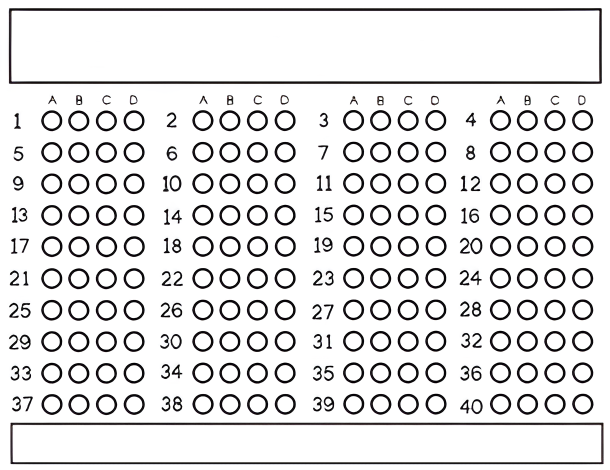
#> input picture form.png, 1220 x 940 px (shown at 1/2 size)
$ python scan.py --image form.png
#> lines starting #> are read from the running program, lines starting #| are printed output that depends on the picture; after the words box and inside, x2 and y2 are one past the last pixel; in counts of white or black regions, pixels touching at a corner belong together
### transform.py
# Import the necessary packages
import cv2
import numpy as np

def order_points(pts):
	# Initialize a list of coordinates that will be ordered
	# such that the first entry in the list is the top-left,
	# the second entry is the top-right, the third is the
	# bottom-right, and the fourth is the bottom-left

    # Create a placeholder rectangle matrix 4x2
	rect = np.zeros((4, 2), dtype = "float32")

	# The top-left point will have the smallest sum, whereas
	# the bottom-right point will have the largest sum

	s = pts.sum(axis = 1)
	rect[0] = pts[np.argmin(s)]
	rect[2] = pts[np.argmax(s)]

	# Now, compute the difference between the points (y - x),
	# the top-right point will have the smallest difference,
	# whereas the bottom-left will have the largest difference
	diff = np.diff(pts, axis = 1)
	rect[1] = pts[np.argmin(diff)]
	rect[3] = pts[np.argmax(diff)]

	# Return the ordered coordinates
	return rect

def four_point_transform(image, pts):
	# Obtain a consistent order of the points and unpack them
	# individually

	rect = order_points(pts)
	(tl, tr, br, bl) = rect

	# Compute the width of the new image, which will be the
	# maximum distance between bottom-right and bottom-left
	# x-coordiates or the top-right and top-left x-coordinates
	widthA = np.sqrt(((br[0] - bl[0]) ** 2) + ((br[1] - bl[1]) ** 2))
	widthB = np.sqrt(((tr[0] - tl[0]) ** 2) + ((tr[1] - tl[1]) ** 2))
	maxWidth = max(int(widthA), int(widthB))

	# Compute the height of the new image, which will be the
	# maximum distance between the top-right and bottom-right
	# y-coordinates or the top-left and bottom-left y-coordinates
	heightA = np.sqrt(((tr[0] - br[0]) ** 2) + ((tr[1] - br[1]) ** 2))
	heightB = np.sqrt(((tl[0] - bl[0]) ** 2) + ((tl[1] - bl[1]) ** 2))
	maxHeight = max(int(heightA), int(heightB))

	# Now that we have the dimensions of the new image, construct
	# the set of destination points to obtain a "birds eye view",
	# (i.e. top-down view) of the image, again specifying points
	# in the top-left, top-right, bottom-right, and bottom-left
	# order
    # Minus 1 for the first pixel
	dst = np.array([
		[0, 0],
		[maxWidth - 1, 0],
		[maxWidth - 1, maxHeight - 1],
		[0, maxHeight - 1]], dtype = "float32")

	# Compute the perspective transform matrix and then apply it
	M = cv2.getPerspectiveTransform(rect, dst)
	warped = cv2.warpPerspective(image, M, (maxWidth, maxHeight))

	# Return the warped image
	return warped

### scan.py
# Import the necessary packages
import os
import cv2
import imutils
import argparse
import numpy as np
from transform import four_point_transform
from skimage.filters import threshold_local

# Construct the argument parser and parse the arguments
ap = argparse.ArgumentParser()
ap.add_argument("-i", "--image", required = True, help = "Path to the image to be scanned")
args = vars(ap.parse_args())

# Load the image and compute the ratio of the old height
# to the new height, clone it, and resize it
image = cv2.imread(args["image"])
#> image is the input picture: shape (940, 1220, 3); mean B, G, R 227.5, 227.1, 227.5
# Use this in case the pincture is not rotated
# image = imutils.rotate_bound(image, -90)

# Convert the image to grayscale, blur it, and find edges
# in the image
gray = cv2.cvtColor(image, cv2.COLOR_BGR2GRAY)
gray = cv2.GaussianBlur(gray, (3, 3), 0)
edged = cv2.Canny(gray, 75, 220)
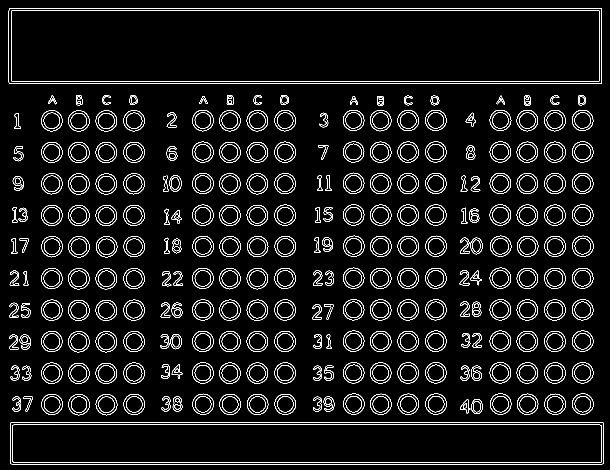
#> edged: shape (940, 1220) (shown at 1/2 size); 5.7% white in thin lines or dots
cv2.imshow("Canny Edges Detection", imutils.resize(edged, height = 650))
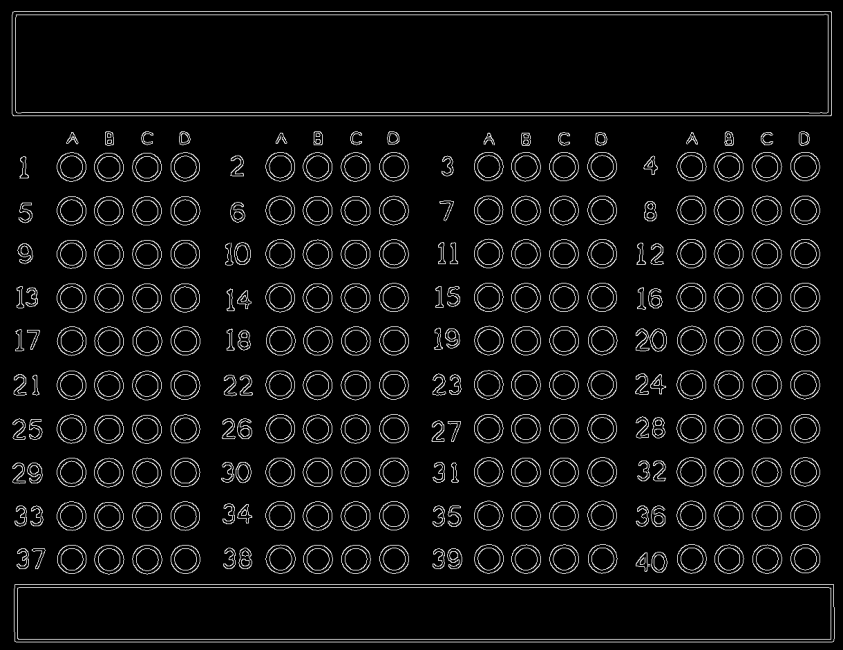
#> window 'Canny Edges Detection': shape (650, 843); min 0, max 233, mean 14.4
cv2.waitKey(0)

# Apply dilation to image so that the Contour can be detected easier
kernel = np.ones((3,3), np.uint8)
edged = cv2.dilate(edged, kernel)
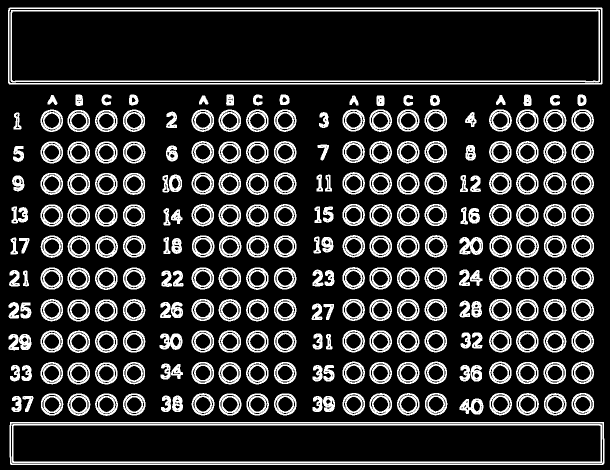
#> edged: shape (940, 1220) (shown at 1/2 size); 17.6% white; 246 white regions
cv2.imshow("After Dilation", imutils.resize(edged, height = 650))
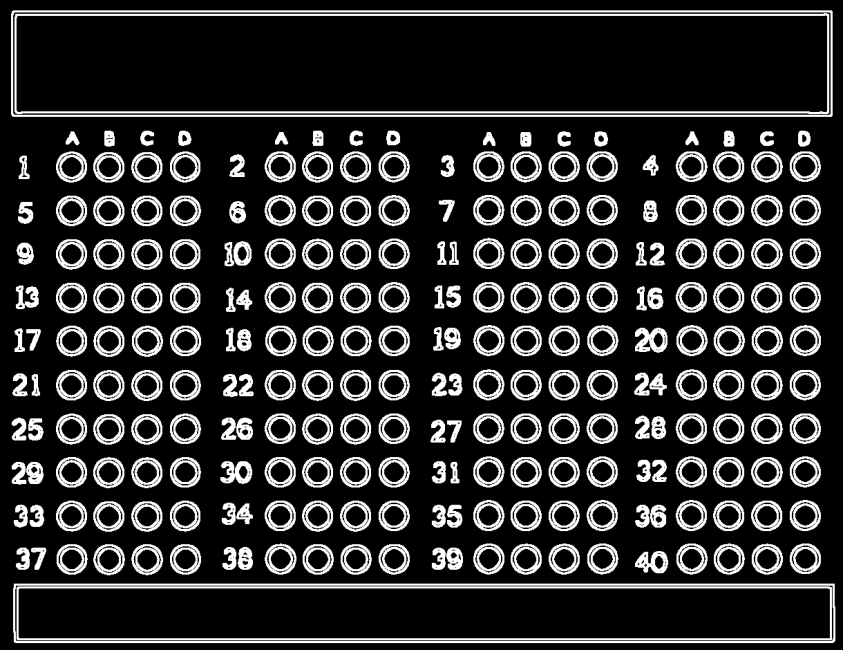
#> window 'After Dilation': shape (650, 843); min 0, max 255, mean 45
cv2.waitKey(0)

# Find the contours in the edged image, keeping only 3
# largest ones, and initialize the screen contour
cnts = cv2.findContours(edged.copy(), cv2.RETR_LIST, cv2.CHAIN_APPROX_SIMPLE)
#> cnts = 5308 contours, 4211 with area under 20; largest, box (x1, y1, x2, y2) and area: (16, 15, 1205, 169) 181754, (18, 17, 1203, 167) 176401, (21, 19, 1200, 165) 168489, (23, 21, 1198, 163) 163203, (19, 844, 1209, 930) 101007
cnts = imutils.grab_contours(cnts)
cnts = sorted(cnts, key = cv2.contourArea, reverse = True)[:3]
#> cnts = 3 contours; box (x1, y1, x2, y2) and area: (16, 15, 1205, 169) 181754, (18, 17, 1203, 167) 176401, (21, 19, 1200, 165) 168489

# Loop over the contours
for c in cnts:
	# Approximate the contour
	peri = cv2.arcLength(c, True)
	approx = cv2.approxPolyDP(c, 0.02 * peri, True)
	# If our approximated contour has four points, then we
	# can assume that we have found our screen
	if len(approx) == 4:
		screenCnt = approx
		break
#> this loop made 1 pass
#> (peri, screenCnt) on pass 1: (2678.5, [[16, 20], [18, 168], [1204, 167], [1203, 15]])

# Apply the four point transform to obtain a top-down
# view of the original image
warped = four_point_transform(image, screenCnt.reshape(4, 2))
#> in order_points, `s = pts.sum(axis = 1)`: s = [36, 186, 1371, 1218]
#> in order_points, `diff = np.diff(pts, axis = 1)`: diff = [4, 150, -1037, -1188]
#> in four_point_transform, `rect = order_points(pts)`: rect = [[16, 20], [1203, 15], [1204, 167], [18, 168]]
#> in four_point_transform, `(tl, tr, br, bl) = rect`: tl = [16, 20]; tr = [1203, 15]; br = [1204, 167]; bl = [18, 168]
#> in four_point_transform, `widthA = np.sqrt(((br[0] - bl[0]) ** 2) + ((br[1] - bl[1]) ** 2))`: widthA = 1186
#> in four_point_transform, `widthB = np.sqrt(((tr[0] - tl[0]) ** 2) + ((tr[1] - tl[1]) ** 2))`: widthB = 1187
#> in four_point_transform, `heightA = np.sqrt(((tr[0] - br[0]) ** 2) + ((tr[1] - br[1]) ** 2))`: heightA = 152
#> in four_point_transform, `heightB = np.sqrt(((tl[0] - bl[0]) ** 2) + ((tl[1] - bl[1]) ** 2))`: heightB = 148
#> in four_point_transform, `maxHeight = max(int(heightA), int(heightB))`: maxHeight = 152
#> in four_point_transform, `dst = np.array([ [0, 0], [maxWidth - 1, 0], [maxWidth - 1, maxHeight -..`: dst = [[0, 0], [1186, 0], [1186, 151], [0, 151]]
#> in four_point_transform, `M = cv2.getPerspectiveTransform(rect, dst)`: M = [[1.03, -0.0139, -16.14], [0.00429, 1.02, -20.46], [2.27e-05, -6.15e-06, 1]]
#> in four_point_transform, `warped = cv2.warpPerspective(image, M, (maxWidth, maxHeight))`:
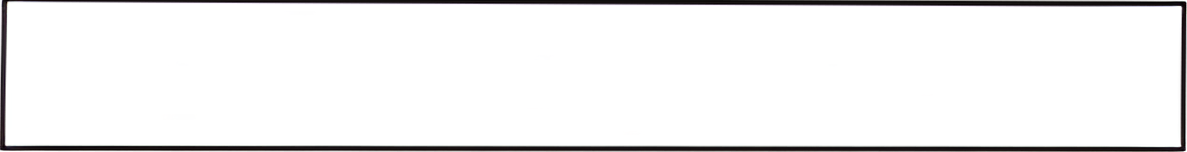
#> warped: shape (152, 1187, 3); mean B, G, R 239.5, 239.3, 239.7

cv2.imshow("The Test", imutils.resize(warped, height = 650))
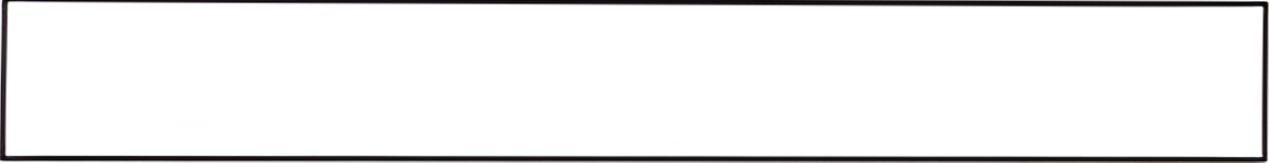
#> window 'The Test': shape (650, 5075, 3) (shown at 1/4 size); mean B, G, R 239.5, 239.3, 239.7
cv2.waitKey(0)

cv2.imwrite(r"D:\School_Documents\XLA\PROJECT\input.png", warped)
cv2.waitKey(0)

string = 'cmd /k "python test_grader.py --image input.png\"'
os.system(string)
